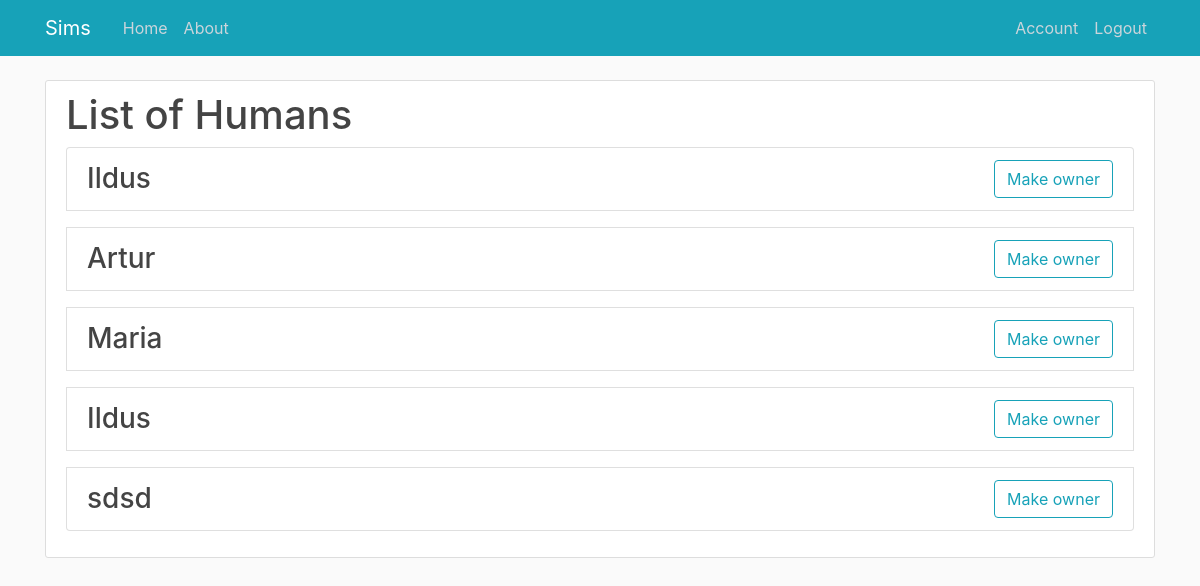
The app's page /humans/vehicle/1 (signed in) with its own data.
### sims/models.py (models this page shows, shortened)
class Human(db.Model):
    id = db.Column(db.Integer, primary_key=True)
    name = db.Column(db.String(100), nullable=False)
    surname = db.Column(db.String(100), nullable=False)
    gender = db.Column(db.Enum(Gender), nullable=False)
    age = db.Column(db.Integer, nullable=False)
    job = db.Column(db.Enum(Job), default=Job.UNEMPLOYED)
    salary = db.Column(db.Integer, default=0)
    x_coordinate = db.Column(db.Integer, nullable=False, default=0)
    y_coordinate = db.Column(db.Integer, nullable=False, default=0)
    family_id = db.Column(db.Integer, db.ForeignKey('family.id'))
    plumbob = db.Column(db.Enum(Plumbob), default=Plumbob.GREEN)

### sims/humans/routes.py (the view)
@humans.route("/humans/vehicle/<int:vehicle_id>", methods=['GET', 'POST'])
@login_required
def humans_vehicle(vehicle_id):
    humans = Human.query.all()
    return render_template('humans/humans_vehicle.html', title='List of Humans',
                           humans=humans, vehicle_id=vehicle_id)

### sims/models.py (called while the page is built)
@login_manager.user_loader
def load_user(user_id):
    return User.query.get(int(user_id))

### sims/templates/humans/humans_vehicle.html
{% extends "layout.html" %}
{% block content %}
    <div class="content-section">
        <h1>List of Humans</h1>
        <ul class="list-group">
            {% for human in humans %}
                <li class="list-group-item d-flex justify-content-between align-items-center mb-3">
                    <h3 class="mb-0">{{ human.name }}</h3>
                    <a href="{{ url_for('vehicles.vehicle_add_human', vehicle_id=vehicle_id, human_id=human.id) }}" class="btn btn-outline-info">Make owner</a>
                </li>
            {% endfor %}
        </ul>
    </div>
{% endblock content %}

### sims/static/main.css (style rules this page uses)
body { background: #fafafa; color: #333333; margin-top: 5rem; }
h1, h2, h3, h4, h5, h6 { color: #444444; }
.content-section { background: #ffffff; padding: 10px 20px; border: 1px solid #dddddd; border-radius: 3px; margin-bottom: 20px; }

### records on screen
Human: name "Ildus"
Human: name "Artur"
Human: name "Maria"
Human: name "Ildus"
Human: name "sdsd"
